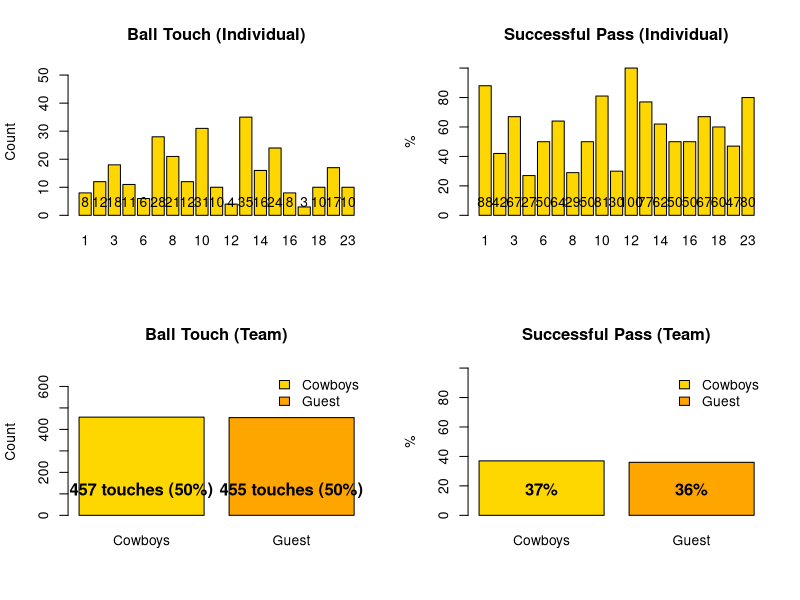

The R script that drew this image:
### CHANGE THE DATE USING Ctrl + H

##################################
### CODE BOOK (CASE SENSITIVE) ###
##################################

### HOME PLAYERS: JERSEY NUMBER ONLY (e.g. 7)
### GUEST PLAYERS: g
### Goal: goal

############
### DATA ###
############

data = read.csv( "SHS_HomeGame_20200207.csv", header=FALSE )[,1]
data = gsub( "\t", "", data )
data = as.character(data)
data = data[ which( data != "" ) ]

### HERE IS A SAMPLE FOR DEMONSTRATION

#View(data)

###
###### ASSIGN "h" TO HOME PLAYERS
###

index.home = substring( data, 1, 1 ) != "g"
data[index.home] = paste( "h", data[index.home], sep="" )

################
### ANALYSIS ###
################

player = unique(data) ### UNIQUE PLAYERS
player = player[ player != "goal" ] ### REMOVE "goal"
n = length(player) ### NUMBER OF UNIQUE PLAYERS (POSSIBLE TO BE GREATER THAN 22 INCLUDING NON-STARTERS)

touch = good = goal = clear = assist = rep( NA, n ) ### STORAGE

for ( i in 1:n ) {

index.pre = which( data == player[i] ) ### SELECT Ball Touch FOR PLAYER i
ball = data[index.pre]


index.future =  index.pre + 2  ### WHAT HAPPENED TWO AFTER THE TOUCH
index.before = index.pre - 1 ### WHAT HAPPENED BEFORE THE TOUCH
index.post = index.pre + 1 ### WHAT HAPPENED AFTER THE TOUCH?
before = data[index.before]
then = data[index.post]
future = data[index.future]

touch[i] = length(ball) ### COUNT BALL TOUCH
clear[i] = sum( substring(before, 1, 1) == substring(then, 1, 1) & substring(before,1,1) != substring(ball,1,1) & 
                 substring(ball,1,1) != substring(then,1,1), na.rm=TRUE) ### count the number of clears
good[i] = sum( substring( ball, 1, 1 ) == substring( then, 1, 1 ), na.rm=TRUE ) ### SUCCESS PROBABILITY
goal[i] = sum( then == "goal", na.rm=TRUE )### NUMBER OF GOALS
assist[i] = sum(future == "goal" & substring(ball,1,1) == substring(then,1,1), na.rm=TRUE) ### NUMBER OF ASSISTS


### NOTE: SUCCESS IS DEFINED AS PASSING TO OWN TEAM

### Calculate the corrrect touches for home team
if(substring(player[i],1,1) != "g")
{
  touch[i] = touch[i] - clear[i]
}

}


p.good = round( good / touch * 100 )
data.player = data.frame( player, touch, good, p.good, goal, clear, assist )
data.player = data.player[ order(player), ]
data.player


pdf( "/Users/luis/Documents/Capstone/Salinas High School/Salinas_High_Project/SHS_HomeGame_20200207.pdf", height=8, width=14 )

par( mfrow=c(2,2) )

jersey = as.numeric( substring( as.character( data.player[-1,1] ), 2, 3 ) )
o = order(jersey)

temp1 = data.player[-1,2][o]
temp2 = as.numeric( substring( data.player[-1,1][o], 2, 3 ) )

bp = barplot( temp1, names.arg=temp2, ylab="Count", main="Ball Touch (Individual)", col="gold", ylim=c(0,1.5*max(temp1)) )
text( bp, 0, temp1, cex=1, pos=3 )

temp1 = data.player[-1,4][o]
temp2 = as.numeric( substring( data.player[-1,1][o], 2, 3 ) )
bp = barplot( temp1, names.arg=temp2, ylab="%", main="Successful Pass (Individual)", ylim=c(0,100), col="gold" )
text( bp, 0, temp1, cex=1, pos=3 )

touch.g = data.player[1,2]
good.g = data.player[1,3]
prob.g = round( good.g / touch.g * 100 )

touch.h = sum( data.player[-1,2] )
clear.h = sum( data.player[-1, 6])
touch.h = touch.h + clear.h
good.h = sum( data.player[-1,3] )
prob.h = round( good.h / touch.h * 100 )

temp = c( touch.h, touch.g )
bp = barplot( temp, names.arg=c("Cowboys","Guest"), ylab="Count", col=c("gold","orange"), ylim=c(0,1.5*max(temp)), main="Ball Touch (Team)" )
mtext( adj=.5, at=bp[1], side=1, line=-2, text=paste( temp[1], " touches (", round(temp[1]/sum(temp)*100), "%)", sep="" ), font=2 )
mtext( adj=.5, at=bp[2], side=1, line=-2, text=paste( temp[2], " touches (", round(temp[2]/sum(temp)*100), "%)", sep="" ), font=2 )
legend( "topright", legend=c("Cowboys","Guest"), fill=c("gold","orange"), bty="n" )

temp = c( prob.h, prob.g )
bp = barplot( temp, names.arg=c("Cowboys","Guest"), ylab="%", col=c("gold","orange"), ylim=c(0,100), main="Successful Pass (Team)" )
mtext( adj=.5, at=bp[1], side=1, line=-2, text=paste( prob.h, "%", sep="" ), font=2 )
mtext( adj=.5, at=bp[2], side=1, line=-2, text=paste( prob.g, "%", sep="" ), font=2 )
legend( "topright", legend=c("Cowboys","Guest"), fill=c("gold","orange"), bty="n" )

dev.off()

### NEXT GOAL

### 1. DISTRIBUTION OF THE LENGTH OF CONSECUTIVE SUCCESSES BY HOME AND GUEST (i.e. NUMBER OF SUCCESSES BEFORE TURNOVER)
### 2. ANYTHING ELSE? CAN WE ADD "shoton", "shotoff", "save", "corner", "foul" AND OTHER LIVE STATS IN THE SEQUENCE?
